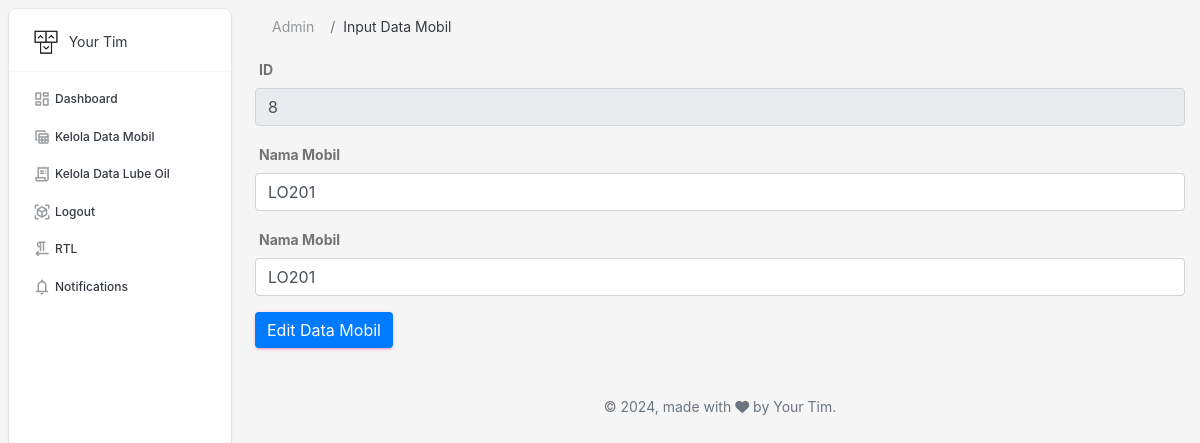
The app's page /lo_project/edit_car.php?id=8 with its own data.
### tables this page shows
CREATE TABLE `data_mobil2` (
  `id` int(255) NOT NULL,
  `id_mobil` varchar(255) NOT NULL,
  `nama_mobil` varchar(255) NOT NULL
);

### lo_project/edit_car.php (the view, shortened to what this page needs)
<?php
include "koneksi.php";
if (isset($_GET['id'])) {
    $id = mysqli_real_escape_string($koneksi, $_GET['id']);
    $query = "SELECT * FROM data_mobil2 WHERE id='$id'";
    $data = mysqli_query($koneksi, $query);
    $row = mysqli_fetch_assoc($data);
} else {
    echo "ID Mobil tidak ditemukan.";
    exit();
}
?>
<!DOCTYPE html>
<html lang="en">
<head>
    <link href="../assets/css/nucleo-icons.css" rel="stylesheet" />
    <link href="../assets/css/nucleo-svg.css" rel="stylesheet" />
    <link id="pagestyle" href="../assets/css/material-dashboard.css?v=3.2.0" rel="stylesheet" />
    <link rel="stylesheet" href="https://cdn.jsdelivr.net/npm/bootstrap@4.0.0/dist/css/bootstrap.min.css">
</head>
<body class="g-sidenav-show  bg-gray-100">
    <aside class="sidenav navbar navbar-vertical navbar-expand-xs border-radius-lg fixed-start ms-2  bg-white my-2" id="sidenav-main">
        <div class="sidenav-header">
        <a class="navbar-brand px-4 py-3 m-0" href=" " target="_blank">
            <img src="../assets/img/logo-ct-dark.png" class="navbar-brand-img" width="26" height="26" alt="main_logo">
            <span class="ms-1 text-sm text-dark">Your Tim</span>
        </a>
        </div>
        <hr class="horizontal dark mt-0 mb-2">
        <div class="collapse navbar-collapse  w-auto " id="sidenav-collapse-main">
        <ul class="navbar-nav">
            <li class="nav-item">
            <a class="nav-link text-dark" href="home.php">
                <i class="material-symbols-rounded opacity-5">dashboard</i>
                <span class="nav-link-text ms-1">Dashboard</span>
            </a>
            </li>
            <li class="nav-item">
            <a class="nav-link text-dark" href="car_table.php">
                <i class="material-symbols-rounded opacity-5">table_view</i>
                <span class="nav-link-text ms-1">Kelola Data Mobil</span>
            </a>
            </li>
            <li class="nav-item">
            <a class="nav-link text-dark" href="lube_oil_table.php">
                <i class="material-symbols-rounded opacity-5">receipt_long</i>
                <span class="nav-link-text ms-1">Kelola Data Lube Oil</span>
            </a>
            </li>
            <li class="nav-item">
            <a class="nav-link text-dark" href="">
                <i class="material-symbols-rounded opacity-5">view_in_ar</i>
                <span class="nav-link-text ms-1">Logout</span>
            </a>
            </li>
            <li class="nav-item">
            <a class="nav-link text-dark" href="">
                <i class="material-symbols-rounded opacity-5">format_textdirection_r_to_l</i>
                <span class="nav-link-text ms-1">RTL</span>
            </a>
            </li>
            <li class="nav-item">
            <a class="nav-link text-dark" href="">
                <i class="material-symbols-rounded opacity-5">notifications</i>
                <span class="nav-link-text ms-1">Notifications</span>
            </a>
            </li>
        </ul>
        </div>
  </aside>
  <main class="main-content position-relative max-height-vh-100 h-100 border-radius-lg ">
    <nav class="navbar navbar-main navbar-expand-lg px-0 mx-3 shadow-none border-radius-xl" id="navbarBlur" data-scroll="true">
      <div class="container-fluid py-1 px-3">
        <nav aria-label="breadcrumb">
          <ol class="breadcrumb bg-transparent mb-0 pb-0 pt-1 px-0 me-sm-6 me-5">
            <li class="breadcrumb-item text-sm"><a class="opacity-5 text-dark" href="home.php">Admin</a></li>
            <li class="breadcrumb-item text-sm text-dark active" aria-current="page">Input Data Mobil</li>
          </ol>
        </nav>
      </div>
    </nav>
    <div class="container-fluid py-2">
      <div class="form-input">
        <form action="edit_car.php" method="post">
            <div class="form-group">
                <label for="id" class="font-weight-bold text-uppercase">Id</label>
                <input type="text" name="id" class="form-control" id="id" readonly required value="<?php echo htmlspecialchars($row['id']); ?>" placeholder="Masukkan Id">
            </div>
            <div class="form-group">
                <label for="carId" class="font-weight-bold">Nama Mobil</label>
                <input type="text" name="carId" class="form-control" id="carId" value="<?php echo htmlspecialchars($row['id_mobil']); ?>" placeholder="Masukkan Id Mobil" required>
            </div>
            <div class="form-group">
                <label for="carName" class="font-weight-bold">Nama Mobil</label>
                <input type="text" name="carName" class="form-control" id="carName" value="<?php echo htmlspecialchars($row['nama_mobil']); ?>" placeholder="Masukkan Nama Mobil" required>
            </div>
            <button type="submit" name="submit" class="btn btn-primary">Edit Data Mobil</button>
        </form>
    </div>
    </div>
    <footer class="footer py-4  ">
        <div class="container-fluid">
          <div class="row align-items-center justify-content-center">
            <div class="col-lg-6 mb-lg-0 mb-4">
              <div class="copyright text-center text-sm text-muted text-lg-start">
                © ,
                made with <i class="fa fa-heart"></i> by Your Tim.
              </div>
            </div>
          </div>
        </div>
      </footer>
  </main>
</body>
</html>

### records on screen
data_mobil2: id "8", carId "LO201", carName "LO201"
